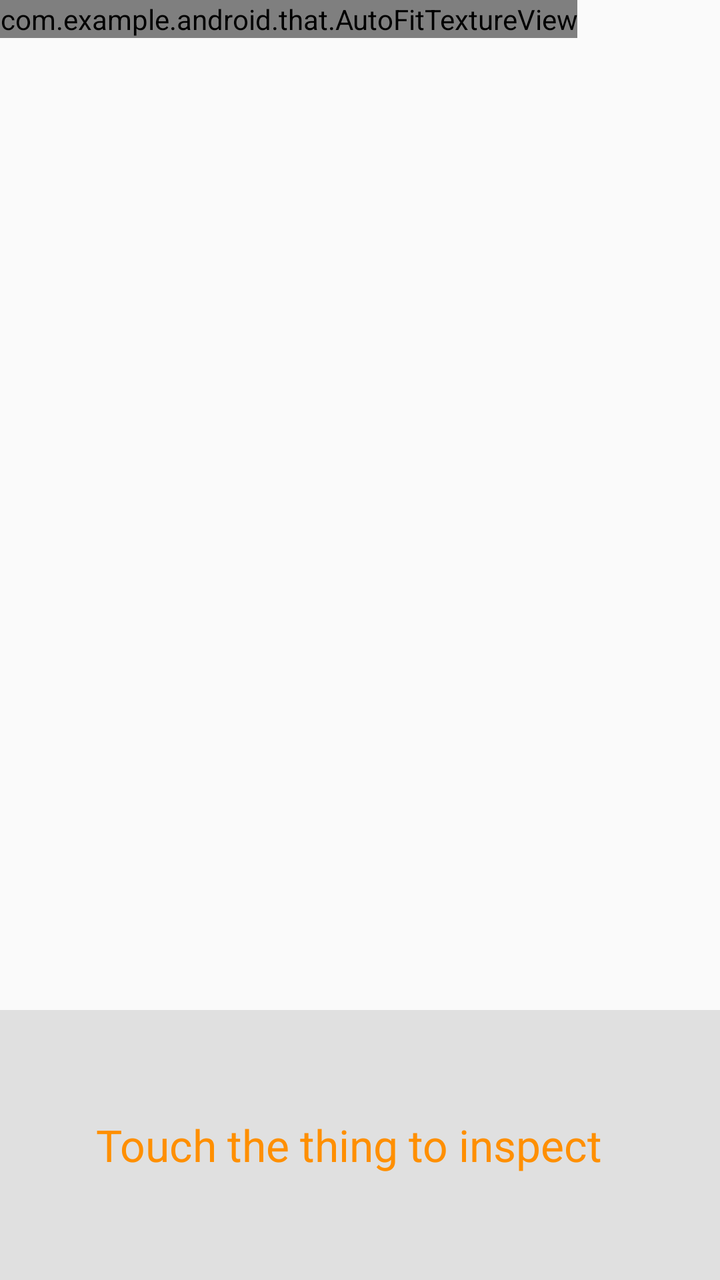
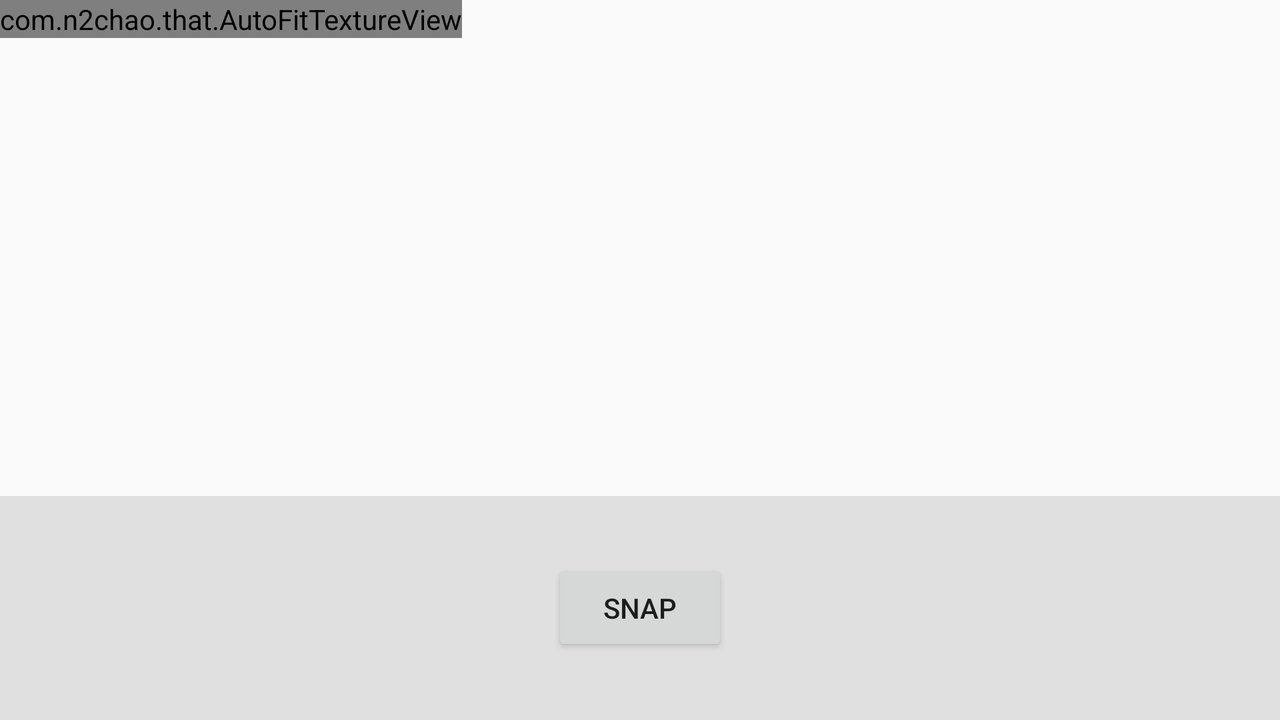

Two renders of one Android screen. The first uses the default layout on a phone; the second uses the alternative layout the repository ships for a different screen configuration, on a matching device. The two XML files are below.
<!-- AndroidManifest.xml: application theme MaterialTheme -->
<!-- res/layout/fragment_camera.xml -->
<?xml version="1.0" encoding="utf-8"?>
<RelativeLayout xmlns:android="http://schemas.android.com/apk/res/android"
    android:layout_width="match_parent"
    android:layout_height="match_parent">

    <com.example.android.that.AutoFitTextureView
        android:id="@+id/texture"
        android:layout_width="wrap_content"
        android:layout_height="wrap_content"
        android:layout_alignParentStart="true"
        android:layout_alignParentTop="true" />

    <FrameLayout
        android:id="@+id/control"
        android:layout_width="match_parent"
        android:layout_height="135dp"
        android:layout_alignParentBottom="true"
        android:layout_alignParentStart="true"
        android:background="@color/control_background">

        <HorizontalScrollView
            android:layout_width="264dp"
            android:layout_height="wrap_content"
            android:layout_gravity="center"
            android:scrollbars="none">
            <TextView
                android:textAppearance="?android:attr/textAppearanceLarge"
                android:layout_width="40dp"
                android:layout_height="wrap_content"
                android:scrollHorizontally="true"
                android:textColor="@color/results_color"
                android:text="Touch the thing to inspect"/>

        </HorizontalScrollView>

    </FrameLayout>

    <Button
        android:id="@+id/picture"
        android:layout_width="wrap_content"
        android:layout_height="wrap_content"
        android:layout_gravity="center"
        android:text="@string/picture"
        android:layout_alignParentTop="true"
        android:layout_alignParentStart="true"
        android:layout_above="@+id/control"
        android:layout_alignParentEnd="true"
        android:alpha="0"/>

</RelativeLayout>
<!-- resources referenced by this layout -->
<resources>
  <color name="control_background">#E0E0E0</color>
  <color name="results_color">#FF8F00</color>
  <string name="picture">Snap</string>
  <style name="MaterialTheme" parent="android:Theme.Material.Light.NoActionBar.Fullscreen" />
</resources>
<!-- res/layout-land/fragment_camera.xml (the repository's variant of the layout above) -->
<!-- drawn on the phone turned sideways -->
<?xml version="1.0" encoding="utf-8"?>
<RelativeLayout xmlns:android="http://schemas.android.com/apk/res/android"
    android:layout_width="match_parent"
    android:layout_height="match_parent">

    <com.n2chao.that.AutoFitTextureView
        android:id="@+id/texture"
        android:layout_width="wrap_content"
        android:layout_height="wrap_content"
        android:layout_alignParentStart="true"
        android:layout_alignParentTop="true" />

    <FrameLayout
        android:id="@+id/control"
        android:layout_width="match_parent"
        android:layout_height="112dp"
        android:layout_alignParentBottom="true"
        android:layout_alignParentStart="true"
        android:background="@color/control_background">

        <Button
            android:id="@+id/picture"
            android:layout_width="wrap_content"
            android:layout_height="wrap_content"
            android:layout_gravity="center"
            android:text="@string/picture" />

    </FrameLayout>

</RelativeLayout>
<!-- resources referenced by the variant -->
<!-- as the phone turned sideways resolves them -->
<resources>
  <color name="control_background">#E0E0E0</color>
  <string name="picture">Snap</string>
  <style name="MaterialTheme" parent="android:Theme.Material.Light.NoActionBar.Fullscreen" />
</resources>
